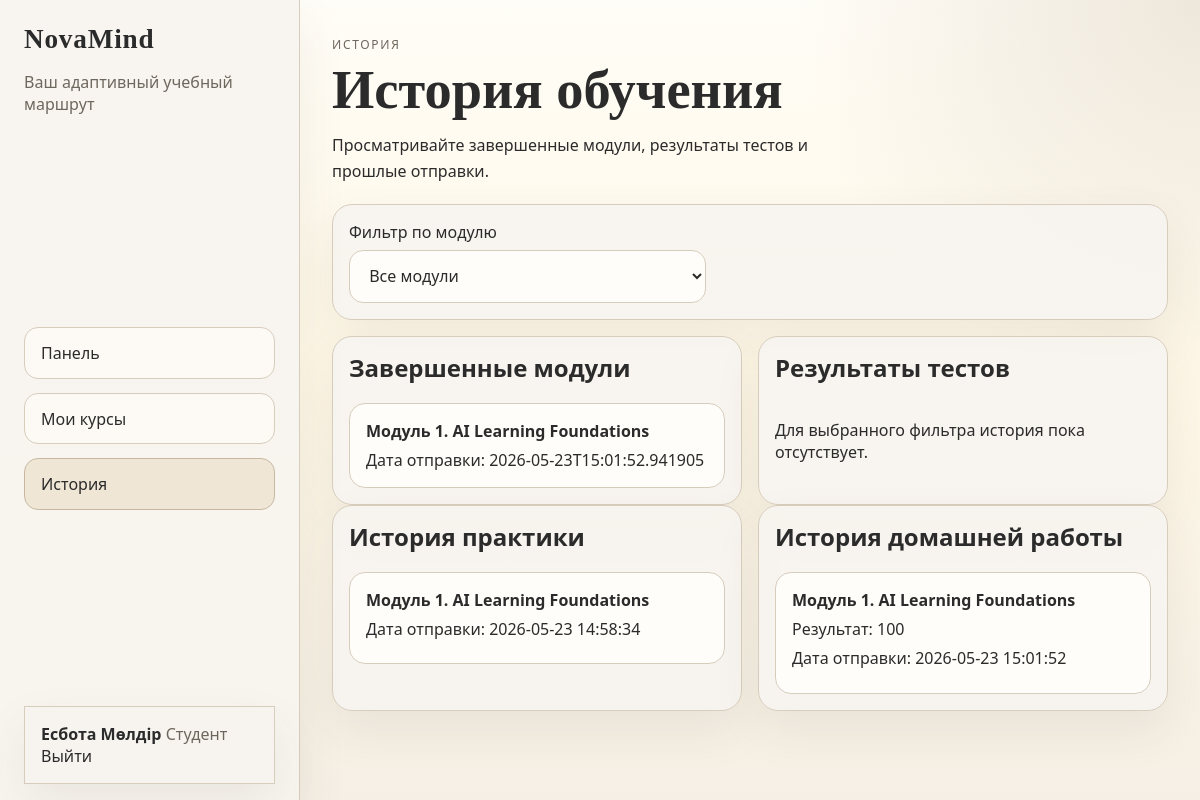
Page /history (signed in) on the committed database.
### tables this page shows
CREATE TABLE users (
            id INTEGER PRIMARY KEY AUTOINCREMENT,
            username TEXT UNIQUE NOT NULL,
            full_name TEXT NOT NULL,
            password_hash TEXT NOT NULL,
            role_id INTEGER NOT NULL,
            preferred_language TEXT DEFAULT 'en',
            created_at TEXT DEFAULT CURRENT_TIMESTAMP,
            FOREIGN KEY (role_id) REFERENCES roles(id)
        );

CREATE TABLE roles (
            id INTEGER PRIMARY KEY AUTOINCREMENT,
            name TEXT UNIQUE NOT NULL
        );

CREATE TABLE progress_tracking (
            id INTEGER PRIMARY KEY AUTOINCREMENT,
            user_id INTEGER NOT NULL,
            module_id INTEGER NOT NULL,
            theory_completed INTEGER DEFAULT 0,
            test_completed INTEGER DEFAULT 0,
            practice_completed INTEGER DEFAULT 0,
            homework_completed INTEGER DEFAULT 0,
            module_completed INTEGER DEFAULT 0,
            completed_at TEXT,
            UNIQUE (user_id, module_id),
            FOREIGN KEY (user_id) REFERENCES users(id),
            FOREIGN KEY (module_id) REFERENCES modules(id)
        );

CREATE TABLE modules (
            id INTEGER PRIMARY KEY,
            sort_order INTEGER NOT NULL,
            title_en TEXT NOT NULL,
            title_ru TEXT NOT NULL,
            title_kz TEXT NOT NULL,
            summary_en TEXT NOT NULL,
            summary_ru TEXT NOT NULL,
            summary_kz TEXT NOT NULL
        , course_id INTEGER);

CREATE TABLE practice_submissions (
            id INTEGER PRIMARY KEY AUTOINCREMENT,
            user_id INTEGER NOT NULL,
            module_id INTEGER NOT NULL,
            submission_text TEXT NOT NULL,
            ai_feedback TEXT NOT NULL,
            created_at TEXT DEFAULT CURRENT_TIMESTAMP, score INTEGER, teacher_comment TEXT,
            FOREIGN KEY (user_id) REFERENCES users(id),
            FOREIGN KEY (module_id) REFERENCES modules(id)
        );

CREATE TABLE homework_submissions (
            id INTEGER PRIMARY KEY AUTOINCREMENT,
            user_id INTEGER NOT NULL,
            module_id INTEGER NOT NULL,
            submission_text TEXT NOT NULL,
            ai_feedback TEXT NOT NULL,
            score INTEGER NOT NULL,
            created_at TEXT DEFAULT CURRENT_TIMESTAMP, teacher_comment TEXT,
            FOREIGN KEY (user_id) REFERENCES users(id),
            FOREIGN KEY (module_id) REFERENCES modules(id)
        );

### app.py (the view)
@app.route("/history")
@login_required
def history():
    db = get_db()
    selected_module = request.args.get("module", "").strip()
    module_filter = None
    if selected_module.isdigit():
        module_id = int(selected_module)
        if 1 <= module_id <= 15:
            module_filter = module_id
    modules = db.execute(
        "SELECT id, title_en, title_ru, title_kz FROM modules WHERE id BETWEEN 1 AND 15 ORDER BY id"
    ).fetchall()
    params = [g.user["id"]]
    module_sql = ""
    if module_filter:
        module_sql = " AND module_id = ?"
        params.append(module_filter)
    test_rows = db.execute(
        f"""
        SELECT test_results.*, modules.title_en, modules.title_ru, modules.title_kz
        FROM test_results
        JOIN modules ON modules.id = test_results.module_id
        WHERE test_results.user_id = ?{module_sql}
        ORDER BY test_results.created_at DESC
        """,
        params,
    ).fetchall()
    practice_rows = db.execute(
        f"""
        SELECT practice_submissions.*, modules.title_en, modules.title_ru, modules.title_kz
        FROM practice_submissions
        JOIN modules ON modules.id = practice_submissions.module_id
        WHERE practice_submissions.user_id = ?{module_sql}
        ORDER BY practice_submissions.created_at DESC
        """,
        params,
    ).fetchall()
    homework_rows = db.execute(
        f"""
        SELECT homework_submissions.*, modules.title_en, modules.title_ru, modules.title_kz
        FROM homework_submissions
        JOIN modules ON modules.id = homework_submissions.module_id
        WHERE homework_submissions.user_id = ?{module_sql}
        ORDER BY homework_submissions.created_at DESC
        """,
        params,
    ).fetchall()
    completed_rows = db.execute(
        f"""
        SELECT progress_tracking.*, modules.title_en, modules.title_ru, modules.title_kz
        FROM progress_tracking
        JOIN modules ON modules.id = progress_tracking.module_id
        WHERE progress_tracking.user_id = ? AND progress_tracking.module_completed = 1
        {"AND progress_tracking.module_id = ?" if module_filter else ""}
        ORDER BY progress_tracking.completed_at DESC
        """,
        params,
    ).fetchall()
    return render_template(
        "history.html",
        modules=modules,
        selected_module=module_filter,
        test_rows=test_rows,
        practice_rows=practice_rows,
        homework_rows=homework_rows,
        completed_rows=completed_rows,
    )

### app.py (called while the page is built)
def get_db():
    if "db" not in g:
        g.db = sqlite3.connect(DATABASE_PATH)
        g.db.row_factory = sqlite3.Row
    return g.db

def t(key):
    lang = session.get("lang", "en")
    return TRANSLATIONS.get(lang, TRANSLATIONS["en"]).get(key, key)

def app_texts():
    keys = [
        "load_test",
        "submit_test",
        "score_label",
        "passed_message",
        "failed_message",
        "choose_file_first",
        "download",
        "no_files",
        "error_output",
        "test_locked_message",
    ]
    return {key: t(key) for key in keys}

def role_label(role_name):
    return {
        "student": t("student_role"),
        "teacher": t("teacher_role"),
        "admin": "Admin",
    }.get(role_name, role_name.title())

def login_required(view):
    @wraps(view)
    def wrapped(*args, **kwargs):
        if not g.user:
            return redirect(url_for("login"))
        return view(*args, **kwargs)
    return wrapped

@app.before_request
def load_logged_in_user():
    if session.get("lang") not in ALLOWED_LANGS:
        session["lang"] = detect_request_language()
    user_id = session.get("user_id")
    g.user = None
    if user_id:
        g.user = get_db().execute(
            """
            SELECT users.*, roles.name AS role_name
            FROM users JOIN roles ON roles.id = users.role_id
            WHERE users.id = ?
            """,
            (user_id,),
        ).fetchone()
        if not g.user:
            session.clear()
            return
        session["role_name"] = g.user["role_name"]
        if session.get("lang") not in ALLOWED_LANGS:
            session["lang"] = g.user["preferred_language"] or detect_request_language()

### templates/history.html (shortened to what this page needs)
{% extends "base.html" %}
{% block content %}
<section class="page-header">
    <div>
        <span class="eyebrow">{{ t('history') }}</span>
        <h1>{{ t('history_title') }}</h1>
        <p>{{ t('history_subtitle') }}</p>
    </div>
</section>
<section class="lab-card history-filter-card">
    <form class="history-filter-form" method="get">
        <label>{{ t('filter_module') }}
            <select name="module" onchange="this.form.submit()">
                <option value="">{{ t('all_modules') }}</option>
            </select>
        </label>
    </form>
</section>
<section class="history-grid">
    <article class="lab-card">
        <h2>{{ t('completed_modules_label') }}</h2>
        <div class="history-list">
            {% if completed_rows %}
                {% for row in completed_rows %}
                <div class="history-item">
                    <strong>{{ row['title_' + session.get('lang', 'en')] }}</strong>
                    <span>{{ t('submitted_at') }}: {{ row.completed_at or '-' }}</span>
                </div>
                {% endfor %}
            {% else %}
                <p>{{ t('no_history') }}</p>
            {% endif %}
        </div>
    </article>
    <article class="lab-card">
        <h2>{{ t('test_history') }}</h2>
        <div class="history-list">
            {% if test_rows %}
                {% for row in test_rows %}
                <div class="history-item">
                    <strong>{{ row['title_' + session.get('lang', 'en')] }}</strong>
                    <span>{{ t('attempt_result') }}: {{ row.score }}/{{ row.total }}</span>
                    <span>{{ t('submitted_at') }}: {{ row.created_at }}</span>
                </div>
                {% endfor %}
            {% else %}
                <p>{{ t('no_history') }}</p>
            {% endif %}
        </div>
    </article>
</section>
<section class="history-grid">
    <article class="lab-card">
        <h2>{{ t('practice_history') }}</h2>
        <div class="history-list">
            {% if practice_rows %}
                {% for row in practice_rows %}
                <details class="history-item details-item">
                    <summary>
                        <strong>{{ row['title_' + session.get('lang', 'en')] }}</strong>
                        <span>{{ t('submitted_at') }}: {{ row.created_at }}</span>
                    </summary>
                </details>
                {% endfor %}
            {% else %}
                <p>{{ t('no_history') }}</p>
            {% endif %}
        </div>
    </article>
    <article class="lab-card">
        <h2>{{ t('homework_history') }}</h2>
        <div class="history-list">
            {% if homework_rows %}
                {% for row in homework_rows %}
                <details class="history-item details-item">
                    <summary>
                        <strong>{{ row['title_' + session.get('lang', 'en')] }}</strong>
                        <span>{{ t('attempt_result') }}: {{ row.score }}</span>
                        <span>{{ t('submitted_at') }}: {{ row.created_at }}</span>
                    </summary>
                </details>
                {% endfor %}
            {% else %}
                <p>{{ t('no_history') }}</p>
            {% endif %}
        </div>
    </article>
</section>
{% endblock %}

### templates/base.html (shortened to what this page needs)
<!doctype html>
<html lang="{{ session.get('lang', 'en') }}">
<head>
    <link rel="stylesheet" href="{{ url_for('static', filename='css/styles.css') }}">
</head>
<body class="{% if g.user %}app-body{% else %}auth-body{% endif %}">
    <div class="app-shell">
        {% if g.user %}
        <aside class="sidebar">
            <div class="sidebar-inner">
                <div>
                    <div class="brand">NovaMind</div>
                    <p class="brand-subtitle">{{ t('your_path') }}</p>
                </div>
                <nav class="nav-links">
                    <a href="{{ url_for('dashboard') }}" class="{{ 'active' if request.endpoint == 'dashboard' else '' }}">{{ t('dashboard') }}</a>
                    {% if g.user.role_name == 'student' %}
                    <a href="{{ url_for('my_courses') }}" class="{{ 'active' if request.endpoint in ['my_courses', 'course_detail'] else '' }}">{{ t('my_courses') }}</a>
                    {% endif %}
                    <a href="{{ url_for('history') }}" class="{{ 'active' if request.endpoint == 'history' else '' }}">{{ t('history') }}</a>
                </nav>
                <div class="user-box">
                    <strong>{{ g.user.full_name }}</strong>
                    <span>{{ role_label(g.user.role_name) }}</span>
                    <a href="{{ url_for('logout') }}">{{ t('logout') }}</a>
                </div>
            </div>
        </aside>
        {% endif %}
        <main class="main-content {% if not g.user %}auth-layout{% endif %}">
            <div class="content-shell {% if not g.user %}content-shell-auth{% endif %}">
                {% block content %}{% endblock %}
            </div>
        </main>
    </div>
</body>
</html>

### rows in the picture
users: user.full_name "Есбота Мөлдір"
roles: name "Студент"
progress_tracking: title_ru "Модуль 1. AI Learning Foundations", t "Дата отправки", completed_at "2026-05-23T15:01:52.941905"
practice_submissions: title_ru "Модуль 1. AI Learning Foundations", t "Дата отправки", created_at "2026-05-23 14:58:34"
homework_submissions: title_ru "Модуль 1. AI Learning Foundations", t "Результат", score "100", t "Дата отправки", created_at "2026-05-23 15:01:52"

### other values in the picture
{{ t('your_path') }} "Ваш адаптивный учебный маршрут"
{{ t('dashboard') }} "Панель"
{{ t('my_courses') }} "Мои курсы"
{{ t('history') }} "История"
{{ t('logout') }} "Выйти"
{{ t('history') }} "ИСТОРИЯ"
{{ t('history_title') }} "История обучения"
{{ t('history_subtitle') }} "Просматривайте завершенные модули, результаты тестов и прошлые отправки."
{{ t('filter_module') }} "Фильтр по модулю"
{{ t('completed_modules_label') }} "Завершенные модули"
{{ t('test_history') }} "Результаты тестов"
{{ t('no_history') }} "Для выбранного фильтра история пока отсутствует."
{{ t('practice_history') }} "История практики"
{{ t('homework_history') }} "История домашней работы"
form field module "Все модули"
